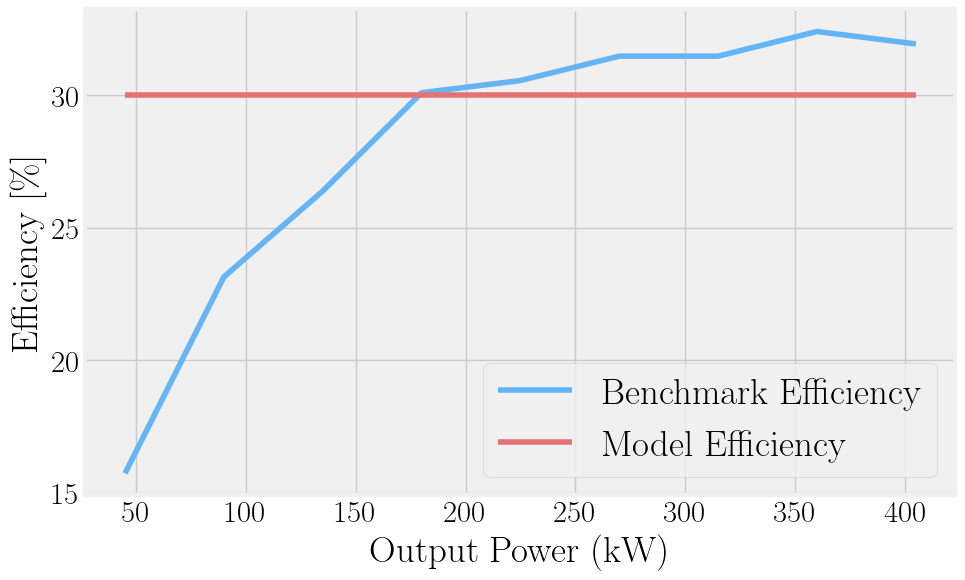

Recreate this plot in Python.
import pandas as pd
import matplotlib.pyplot as plt

# Define the data
data = {
    "Output Power (kW)": [45, 90, 135, 180, 225, 270, 315, 360, 405],
    "Benchmark Efficiency (%)": [15.74, 23.15, 26.39, 30.10, 30.56, 31.48, 31.48, 32.41, 31.94]
}

# Convert data into a DataFrame
df = pd.DataFrame(data)

# Define a static efficiency model (constant 30%)
df["Model Efficiency (%)"] = 30.0

# Use FiveThirtyEight style
plt.style.use('fivethirtyeight')
textwidthfraction = 0.45
fontsize = 12 / textwidthfraction
fontsize2 = 10 / textwidthfraction
plt.rcParams.update({
    "text.usetex": True,      
    "font.family": "serif",
    "font.size": fontsize,
    "axes.titlesize": fontsize,
    "axes.labelsize": fontsize,
    "legend.fontsize": fontsize,
    "xtick.labelsize": fontsize2,
    "ytick.labelsize": fontsize2
})

# Create figure
fig, ax = plt.subplots(figsize=(10, 6))

# Plot benchmark efficiency (dynamic) with red solid line and circular markers
ax.plot(df["Output Power (kW)"], df["Benchmark Efficiency (%)"], label="Benchmark Efficiency", color='#64B5F6', linestyle="-")

# Plot model efficiency (static 30%) with blue solid line and circular markers
ax.plot(df["Output Power (kW)"], df["Model Efficiency (%)"], label="Model Efficiency", color='#E57373', linestyle="-")

# Labels and title
ax.set_xlabel("Output Power (kW)")
ax.set_ylabel(r"Efficiency [\%]")
#ax.set_title("Generator Efficiency: Model vs. Benchmark")

# Add legend
ax.legend()

# Show grid
ax.grid(True)

# Show the plot
plt.savefig(f"microgridspyusecase\\GeneratorEfficiencyPlot.png", bbox_inches='tight', facecolor="white", edgecolor="white")


